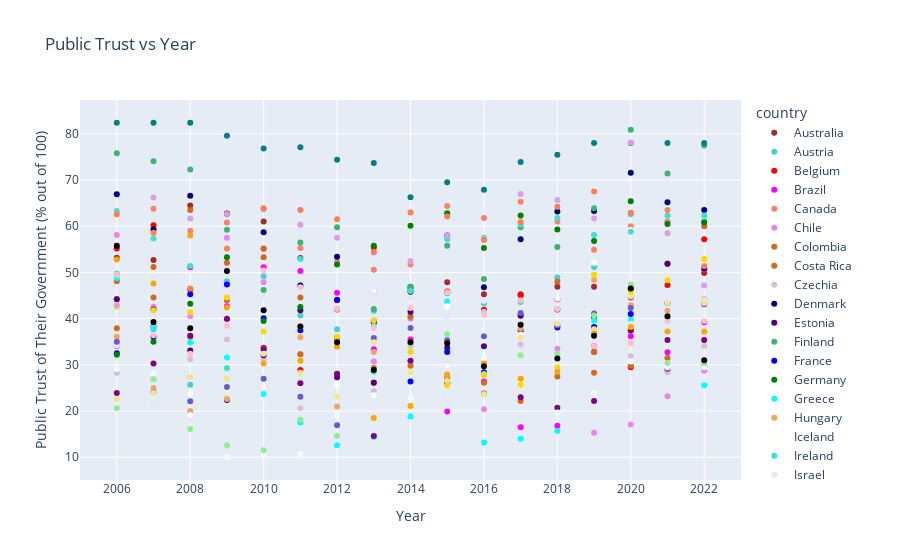

Notebook code for this chart:
### Code cell
import plotly.express as px

colors = {
    'Belgium': 'red',
    'France': 'blue',
    'Germany': 'green',
    'Italy': 'purple',
    'Spain': 'orange',
    'United States': 'black',
    'United Kingdom': 'pink',
    'Australia': 'brown',
    'Austria': 'mediumturquoise', 
    'Brazil': 'magenta', 
    'Canada': 'salmon', 
    'Chile': 'violet', 
    'Colombia': 'chocolate', 
    'Costa Rica': 'chocolate', 
    'Czechia': 'thistle', 
    'Denmark': 'navy', 
    'Estonia': 'indigo', 
    'Finland': 'mediumseagreen',
    'Greece': 'cyan',
    'Hungary': 'sandybrown', 
    'Iceland': 'ivory', 
    'Ireland': 'turquoise', 
    'Israel': 'lavender', 
    'Japan': 'slateblue', 
    'Korea': 'khaki', 
    'Latvia': 'azure', 
    'Lithuania': 'lightgreen', 
    'Luxembourg': 'teal',
    'Mexico': 'gold', 
    'Netherlands': 'plum', 
    'New Zealand': 'coral'
}

# Filter the DataFrame to include only rows where the country is in the colors dictionary
filtered_df = gov_trust_df[gov_trust_df['country'].isin(colors.keys())]

# Create the scatter plot using Plotly Express
fig = px.scatter(
    filtered_df, 
    x='year', 
    y='public_trust_percentage', 
    color='country',
    color_discrete_map=colors,
    labels={
        'year': 'Year',
        'public_trust_percentage': 'Public Trust of Their Government (% out of 100)'
    },
    title='Public Trust vs Year'
)

fig.show()

### Figure 1 — Plotly figure (JSON) as saved in the notebook; plotly's stock layout.template omitted (floating-point values rounded to 4 significant figures)
{"data": [{"hovertemplate": "country=Australia<br>Year=%{x}<br>Public Trust of Their Government (% out of 100)=%{y}<extra></extra>", "legendgroup": "Australia", "marker": {"color": "brown", "symbol": "circle"}, "mode": "markers", "name": "Australia", "orientation": "v", "showlegend": true, "type": "scatter", "x": [2006, 2007, 2008, 2009, 2010, 2011, 2012, 2013, 2014, 2015, 2016, 2017, 2018, 2019, 2020, 2021, 2022], "xaxis": "x", "y": [53.2, 52.7, 64.5, 62.75, 61, 53.1, 42, 45.6, 46.5, 47.9, 45.3, 45.3, 46.9, 46.9, 44.6, 51.9, 49.9], "yaxis": "y"}, {"hovertemplate": "country=Austria<br>Year=%{x}<br>Public Trust of Their Government (% out of 100)=%{y}<extra></extra>", "legendgroup": "Austria", "marker": {"color": "mediumturquoise", "symbol": "circle"}, "mode": "markers", "name": "Austria", "orientation": "v", "showlegend": true, "type": "scatter", "x": [2006, 2007, 2008, 2009, 2010, 2011, 2012, 2013, 2014, 2015, 2016, 2017, 2018, 2019, 2020, 2021, 2022], "xaxis": "x", "y": [49.7, 37.7, 25.7, 48.1, 49.2, 40.7, 37.7, 41.7, 40.8, 45.5, 43.3, 43.6, 48.9, 51.2, 62.6, 61, 61], "yaxis": "y"}, {"hovertemplate": "country=Belgium<br>Year=%{x}<br>Public Trust of Their Government (% out of 100)=%{y}<extra></extra>", "legendgroup": "Belgium", "marker": {"color": "red", "symbol": "circle"}, "mode": "markers", "name": "Belgium", "orientation": "v", "showlegend": true, "type": "scatter", "x": [2006, 2007, 2008, 2009, 2010, 2011, 2012, 2013, 2014, 2015, 2016, 2017, 2018, 2019, 2020, 2021, 2022], "xaxis": "x", "y": [55.2, 60.2, 46.3, 40, 33.7, 28.9, 44, 55.4, 46.9, 45.9, 41.9, 45, 44.2, 32.8, 29.5, 47.3, 57.2], "yaxis": "y"}, {"hovertemplate": "country=Brazil<br>Year=%{x}<br>Public Trust of Their Government (% out of 100)=%{y}<extra></extra>", "legendgroup": "Brazil", "marker": {"color": "magenta", "symbol": "circle"}, "mode": "markers", "name": "Brazil", "orientation": "v", "showlegend": true, "type": "scatter", "x": [2006, 2007, 2008, 2009, 2010, 2011, 2012, 2013, 2014, 2015, 2016, 2017, 2018, 2019, 2020, 2021, 2022], "xaxis": "x", "y": [34.1, 38.3, 51.1, 42.7, 51.1, 50.3, 45.6, 33.4, 35.5, 19.9, 26.4, 16.5, 16.8, 34.1, 36.2, 32.7, 39.2], "yaxis": "y"}, {"hovertemplate": "country=Canada<br>Year=%{x}<br>Public Trust of Their Government (% out of 100)=%{y}<extra></extra>", "legendgroup": "Canada", "marker": {"color": "salmon", "symbol": "circle"}, "mode": "markers", "name": "Canada", "orientation": "v", "showlegend": true, "type": "scatter", "x": [2006, 2007, 2008, 2009, 2010, 2011, 2012, 2013, 2014, 2015, 2016, 2017, 2018, 2019, 2020, 2021, 2022], "xaxis": "x", "y": [44.3, 63.8, 59, 60.8, 55.1, 55.3, 52.3, 50.6, 51.7, 64.4, 61.8, 65.3, 61, 54.9, 60, 61, 50.7], "yaxis": "y"}, {"hovertemplate": "country=Chile<br>Year=%{x}<br>Public Trust of Their Government (% out of 100)=%{y}<extra></extra>", "legendgroup": "Chile", "marker": {"color": "violet", "symbol": "circle"}, "mode": "markers", "name": "Chile", "orientation": "v", "showlegend": true, "type": "scatter", "x": [2006, 2007, 2008, 2009, 2010, 2011, 2012, 2013, 2014, 2015, 2016, 2017, 2018, 2019, 2020, 2021, 2022], "xaxis": "x", "y": [58.1, 42.6, 40.5, 57.5, 47.9, 32.3, 34.3, 30.7, 40, 30, 20.4, 26.8, 33.5, 15.3, 17.1, 23.2, 28.7], "yaxis": "y"}, {"hovertemplate": "country=Colombia<br>Year=%{x}<br>Public Trust of Their Government (% out of 100)=%{y}<extra></extra>", "legendgroup": "Colombia", "marker": {"color": "chocolate", "symbol": "circle"}, "mode": "markers", "name": "Colombia", "orientation": "v", "showlegend": true, "type": "scatter", "x": [2006, 2007, 2008, 2009, 2010, 2011, 2012, 2013, 2014, 2015, 2016, 2017, 2018, 2019, 2020, 2021, 2022], "xaxis": "x", "y": [48.1, 51.2, 63.5, 44, 55.2, 44.6, 35.7, 29.3, 29.8, 27.2, 26.1, 22.2, 27.5, 32.8, 37.4, 28.9, 29.7], "yaxis": "y"}, {"hovertemplate": "country=Costa Rica<br>Year=%{x}<br>Public Trust of Their Government (% out of 100)=%{y}<extra></extra>", "legendgroup": "Costa Rica", "marker": {"color": "chocolate", "symbol": "circle"}, "mode": "markers", "name": "Costa Rica", "orientation": "v", "showlegend": true, "type": "scatter", "x": [2006, 2007, 2008, 2009, 2010, 2011, 2012, 2013, 2014, 2015, 2016, 2017, 2018, 2019, 2020, 2021, 2022], "xaxis": "x", "y": [37.9, 44.6, 36.1, 52.1, 53.3, 32.3, 28, 26.2, 40.4, 26.1, 27.9, 40.7, 48, 28.3, 29.8, 31.5, 60], "yaxis": "y"}, {"hovertemplate": "country=Czechia<br>Year=%{x}<br>Public Trust of Their Government (% out of 100)=%{y}<extra></extra>", "legendgroup": "Czechia", "marker": {"color": "thistle", "symbol": "circle"}, "mode": "markers", "name": "Czechia", "orientation": "v", "showlegend": true, "type": "scatter", "x": [2006, 2007, 2008, 2009, 2010, 2011, 2012, 2013, 2014, 2015, 2016, 2017, 2018, 2019, 2020, 2021, 2022], "xaxis": "x", "y": [28.3, 26.9, 31.2, 35.5, 31.2, 20.6, 17, 24.3, 34, 43.5, 41.5, 34.4, 42.1, 37, 31.9, 28.4, 34.1], "yaxis": "y"}, {"hovertemplate": "country=Denmark<br>Year=%{x}<br>Public Trust of Their Government (% out of 100)=%{y}<extra></extra>", "legendgroup": "Denmark", "marker": {"color": "navy", "symbol": "circle"}, "mode": "markers", "name": "Denmark", "orientation": "v", "showlegend": true, "type": "scatter", "x": [2006, 2007, 2008, 2009, 2010, 2011, 2012, 2013, 2014, 2015, 2016, 2017, 2018, 2019, 2020, 2021, 2022], "xaxis": "x", "y": [66.9, 59.3, 66.6, 62.7, 58.7, 47.2, 53.4, 39.1, 45.8, 58, 46.8, 57.2, 63.2, 63.3, 71.6, 65.2, 63.5], "yaxis": "y"}, {"hovertemplate": "country=Estonia<br>Year=%{x}<br>Public Trust of Their Government (% out of 100)=%{y}<extra></extra>", "legendgroup": "Estonia", "marker": {"color": "indigo", "symbol": "circle"}, "mode": "markers", "name": "Estonia", "orientation": "v", "showlegend": true, "type": "scatter", "x": [2006, 2007, 2008, 2009, 2010, 2011, 2012, 2013, 2014, 2015, 2016, 2017, 2018, 2019, 2020, 2021, 2022], "xaxis": "x", "y": [44.2, 42, 33.1, 22.4, 32.1, 41.8, 27.3, 26.1, 41.5, 33.7, 34, 40.6, 42, 40.3, 46.5, 51.9, 50.8], "yaxis": "y"}, {"hovertemplate": "country=Finland<br>Year=%{x}<br>Public Trust of Their Government (% out of 100)=%{y}<extra></extra>", "legendgroup": "Finland", "marker": {"color": "mediumseagreen", "symbol": "circle"}, "mode": "markers", "name": "Finland", "orientation": "v", "showlegend": true, "type": "scatter", "x": [2006, 2007, 2008, 2009, 2010, 2011, 2012, 2013, 2014, 2015, 2016, 2017, 2018, 2019, 2020, 2021, 2022], "xaxis": "x", "y": [75.8, 74.05, 72.3, 59.25, 46.2, 56.5, 59.8, 42.1, 46.9, 55.8, 48.6, 59.8, 55.5, 63.9, 80.9, 71.4, 77.5], "yaxis": "y"}, {"hovertemplate": "country=France<br>Year=%{x}<br>Public Trust of Their Government (% out of 100)=%{y}<extra></extra>", "legendgroup": "France", "marker": {"color": "blue", "symbol": "circle"}, "mode": "markers", "name": "France", "orientation": "v", "showlegend": true, "type": "scatter", "x": [2006, 2007, 2008, 2009, 2010, 2011, 2012, 2013, 2014, 2015, 2016, 2017, 2018, 2019, 2020, 2021, 2022], "xaxis": "x", "y": [32.5, 36.1, 45.3, 47.4, 40.1, 37.5, 44.1, 39.5, 26.4, 32.8, 28.4, 37.5, 38.1, 38.2, 41, 43.4, 43.4], "yaxis": "y"}, {"hovertemplate": "country=Germany<br>Year=%{x}<br>Public Trust of Their Government (% out of 100)=%{y}<extra></extra>", "legendgroup": "Germany", "marker": {"color": "green", "symbol": "circle"}, "mode": "markers", "name": "Germany", "orientation": "v", "showlegend": true, "type": "scatter", "x": [2006, 2007, 2008, 2009, 2010, 2011, 2012, 2013, 2014, 2015, 2016, 2017, 2018, 2019, 2020, 2021, 2022], "xaxis": "x", "y": [32.2, 35, 43.2, 53.3, 39.5, 42.5, 51.7, 55.8, 60.1, 62.8, 55.3, 62.3, 59.3, 56.8, 65.4, 60.5, 60.8], "yaxis": "y"}, {"hovertemplate": "country=Greece<br>Year=%{x}<br>Public Trust of Their Government (% out of 100)=%{y}<extra></extra>", "legendgroup": "Greece", "marker": {"color": "cyan", "symbol": "circle"}, "mode": "markers", "name": "Greece", "orientation": "v", "showlegend": true, "type": "scatter", "x": [2006, 2007, 2008, 2009, 2010, 2011, 2012, 2013, 2014, 2015, 2016, 2017, 2018, 2019, 2020, 2021, 2022], "xaxis": "x", "y": [48.8, 38.1, 34.85, 31.6, 23.7, 17.5, 12.6, 14.4, 18.8, 43.7, 13.2, 14, 15.7, 39.6, 39.7, 40.2, 25.6], "yaxis": "y"}, {"hovertemplate": "country=Hungary<br>Year=%{x}<br>Public Trust of Their Government (% out of 100)=%{y}<extra></extra>", "legendgroup": "Hungary", "marker": {"color": "sandybrown", "symbol": "circle"}, "mode": "markers", "name": "Hungary", "orientation": "v", "showlegend": true, "type": "scatter", "x": [2006, 2007, 2008, 2009, 2010, 2011, 2012, 2013, 2014, 2015, 2016, 2017, 2018, 2019, 2020, 2021, 2022], "xaxis": "x", "y": [36.1, 25, 20, 22.6, 25.2, 36, 21, 32.8, 30.8, 27.9, 30.4, 37.8, 38.8, 48.4, 42.9, 41.7, 44.2], "yaxis": "y"}, {"hovertemplate": "country=Iceland<br>Year=%{x}<br>Public Trust of Their Government (% out of 100)=%{y}<extra></extra>", "legendgroup": "Iceland", "marker": {"color": "ivory", "symbol": "circle"}, "mode": "markers", "name": "Iceland", "orientation": "v", "showlegend": true, "type": "scatter", "x": [2006, 2007, 2008, 2009, 2010, 2011, 2012, 2013, 2014, 2015, 2016, 2017, 2018, 2019, 2020, 2021, 2022], "xaxis": "x", "y": [23.8, 23.8, 23.8, 24.75, 25.23, 25.46, 25.7, 45.7, 44.2, 42.7, 36.4, 36.5, 44.3, 52.1, 59.2, 63.4, 51.5], "yaxis": "y"}, {"hovertemplate": "country=Ireland<br>Year=%{x}<br>Public Trust of Their Government (% out of 100)=%{y}<extra></extra>", "legendgroup": "Ireland", "marker": {"color": "turquoise", "symbol": "circle"}, "mode": "markers", "name": "Ireland", "orientation": "v", "showlegend": true, "type": "scatter", "x": [2006, 2007, 2008, 2009, 2010, 2011, 2012, 2013, 2014, 2015, 2016, 2017, 2018, 2019, 2020, 2021, 2022], "xaxis": "x", "y": [63.3, 57.35, 51.4, 29.3, 33.3, 52.9, 34.6, 28.5, 46, 57.2, 57.5, 60.4, 61.8, 58.1, 58.8, 62.3, 62.3], "yaxis": "y"}, {"hovertemplate": "country=Israel<br>Year=%{x}<br>Public Trust of Their Government (% out of 100)=%{y}<extra></extra>", "legendgroup": "Israel", "marker": {"color": "lavender", "symbol": "circle"}, "mode": "markers", "name": "Israel", "orientation": "v", "showlegend": true, "type": "scatter", "x": [2006, 2007, 2008, 2009, 2010, 2011, 2012, 2013, 2014, 2015, 2016, 2017, 2018, 2019, 2020, 2021, 2022], "xaxis": "x", "y": [34.2, 21.8, 18.4, 40.4, 44.9, 27.1, 34.4, 45.1, 44.4, 40.5, 43.8, 38.9, 42.2, 49.6, 38.9, 44, 44], "yaxis": "y"}, {"hovertemplate": "country=Italy<br>Year=%{x}<br>Public Trust of Their Government (% out of 100)=%{y}<extra></extra>", "legendgroup": "Italy", "marker": {"color": "purple", "symbol": "circle"}, "mode": "markers", "name": "Italy", "orientation": "v", "showlegend": true, "type": "scatter", "x": [2006, 2007, 2008, 2009, 2010, 2011, 2012, 2013, 2014, 2015, 2016, 2017, 2018, 2019, 2020, 2021, 2022], "xaxis": "x", "y": [23.9, 30.3, 36.3, 40, 33.4, 26, 28.1, 14.6, 30.9, 26.1, 23.8, 23, 20.7, 22.2, 37.5, 35.4, 35.4], "yaxis": "y"}, {"hovertemplate": "country=Japan<br>Year=%{x}<br>Public Trust of Their Government (% out of 100)=%{y}<extra></extra>", "legendgroup": "Japan", "marker": {"color": "slateblue", "symbol": "circle"}, "mode": "markers", "name": "Japan", "orientation": "v", "showlegend": true, "type": "scatter", "x": [2006, 2007, 2008, 2009, 2010, 2011, 2012, 2013, 2014, 2015, 2016, 2017, 2018, 2019, 2020, 2021, 2022], "xaxis": "x", "y": [35, 24, 22.1, 25.2, 27, 23.1, 16.9, 35.8, 38, 35.3, 36.2, 41.2, 38.5, 41.1, 42.3, 29.1, 43.1], "yaxis": "y"}, {"hovertemplate": "country=Korea<br>Year=%{x}<br>Public Trust of Their Government (% out of 100)=%{y}<extra></extra>", "legendgroup": "Korea", "marker": {"color": "khaki", "symbol": "circle"}, "mode": "markers", "name": "Korea", "orientation": "v", "showlegend": true, "type": "scatter", "x": [2006, 2007, 2008, 2009, 2010, 2011, 2012, 2013, 2014, 2015, 2016, 2017, 2018, 2019, 2020, 2021, 2022], "xaxis": "x", "y": [22.6, 23.9, 27.3, 27, 32.4, 28.3, 23.1, 34.9, 28.4, 26.5, 23.7, 35.9, 38.9, 37.7, 44.8, 43.4, 43.4], "yaxis": "y"}, {"hovertemplate": "country=Latvia<br>Year=%{x}<br>Public Trust of Their Government (% out of 100)=%{y}<extra></extra>", "legendgroup": "Latvia", "marker": {"color": "azure", "symbol": "circle"}, "mode": "markers", "name": "Latvia", "orientation": "v", "showlegend": true, "type": "scatter", "x": [2006, 2007, 2008, 2009, 2010, 2011, 2012, 2013, 2014, 2015, 2016, 2017, 2018, 2019, 2020, 2021, 2022], "xaxis": "x", "y": [29.1, 28.1, 19.1, 10, 10.35, 10.7, 19.1, 23.4, 22.9, 29.9, 31.5, 26.4, 19.7, 23.9, 30.7, 29.5, 29.5], "yaxis": "y"}, {"hovertemplate": "country=Lithuania<br>Year=%{x}<br>Public Trust of Their Government (% out of 100)=%{y}<extra></extra>", "legendgroup": "Lithuania", "marker": {"color": "lightgreen", "symbol": "circle"}, "mode": "markers", "name": "Lithuania", "orientation": "v", "showlegend": true, "type": "scatter", "x": [2006, 2007, 2008, 2009, 2010, 2011, 2012, 2013, 2014, 2015, 2016, 2017, 2018, 2019, 2020, 2021, 2022], "xaxis": "x", "y": [20.6, 26.9, 16.1, 12.6, 11.5, 18.1, 14.6, 38.4, 34.5, 36.7, 28, 32.1, 32.4, 40.7, 47.4, 30.4, 30.4], "yaxis": "y"}, {"hovertemplate": "country=Luxembourg<br>Year=%{x}<br>Public Trust of Their Government (% out of 100)=%{y}<extra></extra>", "legendgroup": "Luxembourg", "marker": {"color": "teal", "symbol": "circle"}, "mode": "markers", "name": "Luxembourg", "orientation": "v", "showlegend": true, "type": "scatter", "x": [2006, 2007, 2008, 2009, 2010, 2011, 2012, 2013, 2014, 2015, 2016, 2017, 2018, 2019, 2020, 2021, 2022], "xaxis": "x", "y": [82.4, 82.4, 82.4, 79.6, 76.8, 77.1, 74.4, 73.7, 66.3, 69.5, 67.9, 73.9, 75.5, 78, 78, 78, 78], "yaxis": "y"}, {"hovertemplate": "country=Mexico<br>Year=%{x}<br>Public Trust of Their Government (% out of 100)=%{y}<extra></extra>", "legendgroup": "Mexico", "marker": {"color": "gold", "symbol": "circle"}, "mode": "markers", "name": "Mexico", "orientation": "v", "showlegend": true, "type": "scatter", "x": [2006, 2007, 2008, 2009, 2010, 2011, 2012, 2013, 2014, 2015, 2016, 2017, 2018, 2019, 2020, 2021, 2022], "xaxis": "x", "y": [42.6, 41.8, 41.4, 44.6, 37.2, 38.3, 36.1, 39.6, 32.8, 25.6, 27.8, 25.7, 29.5, 49.5, 45.9, 48.3, 52.9], "yaxis": "y"}, {"hovertemplate": "country=Netherlands<br>Year=%{x}<br>Public Trust of Their Government (% out of 100)=%{y}<extra></extra>", "legendgroup": "Netherlands", "marker": {"color": "plum", "symbol": "circle"}, "mode": "markers", "name": "Netherlands", "orientation": "v", "showlegend": true, "type": "scatter", "x": [2006, 2007, 2008, 2009, 2010, 2011, 2012, 2013, 2014, 2015, 2016, 2017, 2018, 2019, 2020, 2021, 2022], "xaxis": "x", "y": [42.9, 66.2, 61.7, 62.65, 63.6, 60.3, 57.5, 54.3, 52.5, 58, 57.2, 67, 65.7, 61.7, 78.1, 58.5, 47.2], "yaxis": "y"}, {"hovertemplate": "country=New Zealand<br>Year=%{x}<br>Public Trust of Their Government (% out of 100)=%{y}<extra></extra>", "legendgroup": "New Zealand", "marker": {"color": "coral", "symbol": "circle"}, "mode": "markers", "name": "New Zealand", "orientation": "v", "showlegend": true, "type": "scatter", "x": [2006, 2007, 2008, 2009, 2010, 2011, 2012, 2013, 2014, 2015, 2016, 2017, 2018, 2019, 2020, 2021, 2022], "xaxis": "x", "y": [62.6, 58.6, 46.5, 55.2, 63.9, 63.5, 61.5, 54.4, 63, 62.1, 57, 60.9, 64.2, 67.5, 62.9, 63.5, 51.4], "yaxis": "y"}, {"hovertemplate": "country=Spain<br>Year=%{x}<br>Public Trust of Their Government (% out of 100)=%{y}<extra></extra>", "legendgroup": "Spain", "marker": {"color": "orange", "symbol": "circle"}, "mode": "markers", "name": "Spain", "orientation": "v", "showlegend": true, "type": "scatter", "x": [2006, 2007, 2008, 2009, 2010, 2011, 2012, 2013, 2014, 2015, 2016, 2017, 2018, 2019, 2020, 2021, 2022], "xaxis": "x", "y": [52.8, 47.6, 58, 42.4, 30.3, 30.9, 33.9, 18.5, 21.1, 27.8, 30.3, 27, 28.5, 36.8, 38.2, 37.2, 37.2], "yaxis": "y"}, {"hovertemplate": "country=United Kingdom<br>Year=%{x}<br>Public Trust of Their Government (% out of 100)=%{y}<extra></extra>", "legendgroup": "United Kingdom", "marker": {"color": "pink", "symbol": "circle"}, "mode": "markers", "name": "United Kingdom", "orientation": "v", "showlegend": true, "type": "scatter", "x": [2006, 2007, 2008, 2009, 2010, 2011, 2012, 2013, 2014, 2015, 2016, 2017, 2018, 2019, 2020, 2021, 2022], "xaxis": "x", "y": [49.5, 36.4, 32.4, 38.4, 50.4, 46.8, 42.1, 37.9, 42.3, 45.7, 40.9, 44, 42.1, 34.1, 34.7, 39.5, 39.5], "yaxis": "y"}, {"hovertemplate": "country=United States<br>Year=%{x}<br>Public Trust of Their Government (% out of 100)=%{y}<extra></extra>", "legendgroup": "United States", "marker": {"color": "black", "symbol": "circle"}, "mode": "markers", "name": "United States", "orientation": "v", "showlegend": true, "type": "scatter", "x": [2006, 2007, 2008, 2009, 2010, 2011, 2012, 2013, 2014, 2015, 2016, 2017, 2018, 2019, 2020, 2021, 2022], "xaxis": "x", "y": [55.8, 39.3, 37.9, 50.3, 41.8, 38.3, 34.9, 28.9, 34.9, 34.7, 29.7, 38.7, 31.4, 36.3, 46.5, 40.5, 31], "yaxis": "y"}], "layout": {"legend": {"title": {"text": "country"}, "tracegroupgap": 0}, "title": {"text": "Public Trust vs Year"}, "xaxis": {"anchor": "y", "domain": [0, 1], "title": {"text": "Year"}}, "yaxis": {"anchor": "x", "domain": [0, 1], "title": {"text": "Public Trust of Their Government (% out of 100)"}}}}
